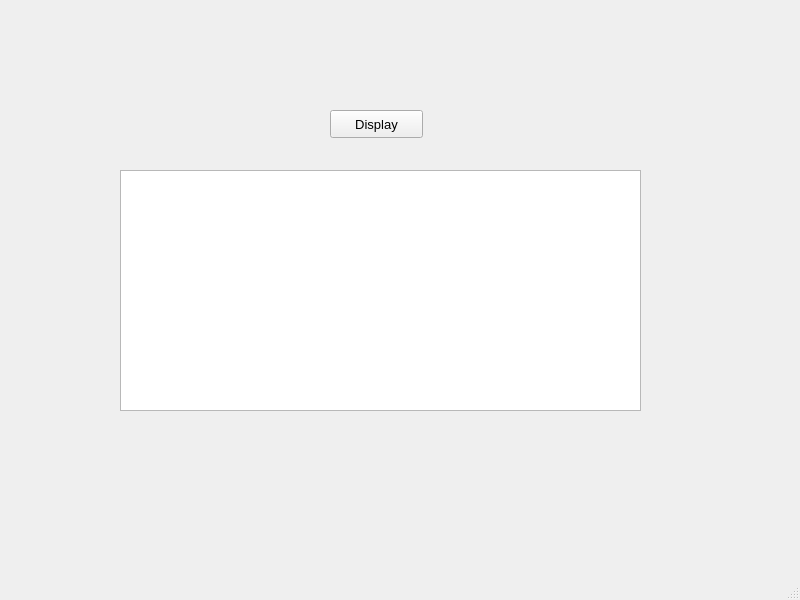
<?xml version="1.0" encoding="UTF-8"?>
<ui version="4.0">
 <class>tableWidgetExample</class>
 <widget class="QMainWindow" name="tableWidgetExample">
  <property name="geometry">
   <rect>
    <x>0</x>
    <y>0</y>
    <width>800</width>
    <height>600</height>
   </rect>
  </property>
  <property name="font">
   <font>
    <family>Arial</family>
    <pointsize>10</pointsize>
   </font>
  </property>
  <property name="windowTitle">
   <string>Table Widget Example</string>
  </property>
  <widget class="QWidget" name="centralwidget">
   <widget class="QPushButton" name="btnDisplay">
    <property name="geometry">
     <rect>
      <x>330</x>
      <y>110</y>
      <width>93</width>
      <height>28</height>
     </rect>
    </property>
    <property name="text">
     <string>Display</string>
    </property>
   </widget>
   <widget class="QTableWidget" name="tblStudentData">
    <property name="geometry">
     <rect>
      <x>120</x>
      <y>170</y>
      <width>521</width>
      <height>241</height>
     </rect>
    </property>
   </widget>
  </widget>
  <widget class="QMenuBar" name="menubar">
   <property name="geometry">
    <rect>
     <x>0</x>
     <y>0</y>
     <width>800</width>
     <height>25</height>
    </rect>
   </property>
  </widget>
  <widget class="QStatusBar" name="statusbar"/>
 </widget>
 <resources/>
 <connections/>
</ui>
